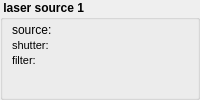
        <widget class="QGroupBox" name="groupBox_3">
         <property name="font">
          <font>
           <weight>75</weight>
           <bold>true</bold>
          </font>
         </property>
         <property name="title">
          <string> laser source 1 </string>
         </property>
         <property name="flat">
          <bool>true</bool>
         </property>
         <layout class="QFormLayout" name="formLayout_6">
          <property name="fieldGrowthPolicy">
           <enum>QFormLayout::AllNonFixedFieldsGrow</enum>
          </property>
          <property name="horizontalSpacing">
           <number>2</number>
          </property>
          <property name="verticalSpacing">
           <number>2</number>
          </property>
          <property name="leftMargin">
           <number>9</number>
          </property>
          <property name="topMargin">
           <number>3</number>
          </property>
          <property name="rightMargin">
           <number>3</number>
          </property>
          <property name="bottomMargin">
           <number>3</number>
          </property>
          <item row="1" column="0">
           <widget class="QLabel" name="label_20">
            <property name="font">
             <font>
              <weight>50</weight>
              <bold>false</bold>
             </font>
            </property>
            <property name="text">
             <string>&lt;!DOCTYPE HTML PUBLIC &quot;-//W3C//DTD HTML 4.0//EN&quot; &quot;http://www.w3.org/TR/REC-html40/strict.dtd&quot;&gt;
&lt;html&gt;&lt;head&gt;&lt;meta name=&quot;qrichtext&quot; content=&quot;1&quot; /&gt;&lt;style type=&quot;text/css&quot;&gt;
p, li { white-space: pre-wrap; }
&lt;/style&gt;&lt;/head&gt;&lt;body style=&quot; font-family:'MS Shell Dlg 2'; font-size:8.25pt; font-weight:400; font-style:normal;&quot;&gt;
&lt;p style=&quot; margin-top:0px; margin-bottom:0px; margin-left:0px; margin-right:0px; -qt-block-indent:0; text-indent:0px;&quot;&gt;&lt;span style=&quot; font-size:8pt;&quot;&gt;shutter:&lt;/span&gt;&lt;/p&gt;&lt;/body&gt;&lt;/html&gt;</string>
            </property>
           </widget>
          </item>
          <item row="1" column="1">
           <widget class="QFShutterConfigWidget" name="shutterLaser1" native="true">
            <property name="minimumSize">
             <size>
              <width>5</width>
              <height>5</height>
             </size>
            </property>
            <property name="font">
             <font>
              <weight>50</weight>
              <bold>false</bold>
             </font>
            </property>
           </widget>
          </item>
          <item row="0" column="0">
           <widget class="QLabel" name="label_8">
            <property name="font">
             <font>
              <weight>50</weight>
              <bold>false</bold>
             </font>
            </property>
            <property name="text">
             <string>source:</string>
            </property>
           </widget>
          </item>
          <item row="0" column="1">
           <widget class="QFLightSourceConfigWidget" name="lsLaser1" native="true">
            <property name="enabled">
             <bool>true</bool>
            </property>
            <property name="minimumSize">
             <size>
              <width>5</width>
              <height>5</height>
             </size>
            </property>
            <property name="font">
             <font>
              <weight>50</weight>
              <bold>false</bold>
             </font>
            </property>
           </widget>
          </item>
          <item row="2" column="0">
           <widget class="QLabel" name="label_30">
            <property name="text">
             <string>&lt;!DOCTYPE HTML PUBLIC &quot;-//W3C//DTD HTML 4.0//EN&quot; &quot;http://www.w3.org/TR/REC-html40/strict.dtd&quot;&gt;
&lt;html&gt;&lt;head&gt;&lt;meta name=&quot;qrichtext&quot; content=&quot;1&quot; /&gt;&lt;style type=&quot;text/css&quot;&gt;
p, li { white-space: pre-wrap; }
&lt;/style&gt;&lt;/head&gt;&lt;body style=&quot; font-family:'Sans Serif'; font-size:9pt; font-weight:600; font-style:normal;&quot;&gt;
&lt;p style=&quot; margin-top:0px; margin-bottom:0px; margin-left:0px; margin-right:0px; -qt-block-indent:0; text-indent:0px;&quot;&gt;&lt;span style=&quot; font-family:'MS Shell Dlg 2'; font-size:8pt; font-weight:400;&quot;&gt;filter:&lt;/span&gt;&lt;/p&gt;&lt;/body&gt;&lt;/html&gt;</string>
            </property>
           </widget>
          </item>
          <item row="2" column="1">
           <widget class="QF3FilterCombobox" name="filtLaser11" native="true">
            <property name="enabled">
             <bool>true</bool>
            </property>
            <property name="minimumSize">
             <size>
              <width>5</width>
              <height>5</height>
             </size>
            </property>
            <property name="font">
             <font>
              <weight>50</weight>
              <bold>false</bold>
             </font>
            </property>
           </widget>
          </item>
          <item row="3" column="1">
           <widget class="QF3FilterCombobox" name="filtLaser12" native="true">
            <property name="enabled">
             <bool>true</bool>
            </property>
            <property name="minimumSize">
             <size>
              <width>5</width>
              <height>5</height>
             </size>
            </property>
            <property name="font">
             <font>
              <weight>50</weight>
              <bold>false</bold>
             </font>
            </property>
           </widget>
          </item>
         </layout>
        </widget>
